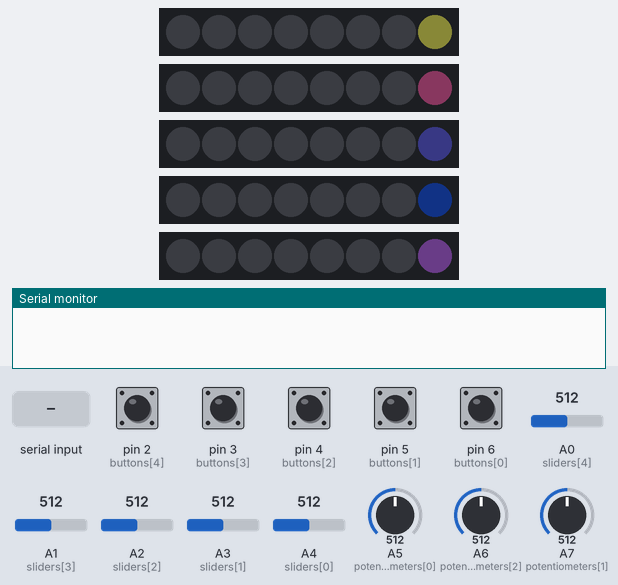
The sketch below on a simulated Arduino Nano, built with avr-gcc and run on an emulated ATmega328P. Parts: 5 × 8 RGB LEDs in strip order, left to right, the last lines printed to the serial monitor. Inputs (shaded band) come from the test bench; at power-on: pin 2 (buttons[4]), pin 3 (buttons[3]), pin 4 (buttons[2]), pin 5 (buttons[1]), pin 6 (buttons[0]) LOW, A0 (sliders[4]) = 512, A3 (sliders[1]) = 512, A1 (sliders[3]) = 512, A4 (sliders[0]) = 512, A2 (sliders[2]) = 512, A5 (potentiometers[0]) = 512, A6 (potentiometers[2]) = 512, A7 (potentiometers[1]) = 512. Dim RGB values are drawn brighter than linear.

Above: at 0.9 s.
1.0 s: byte 63 (63) received over Serial
At 1.8 s:
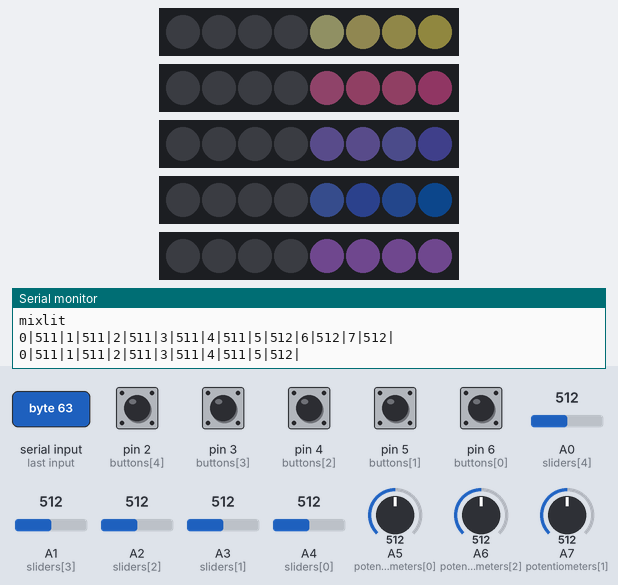
2.7 s: A0 (sliders[4]) set to 716
At 3.4 s:
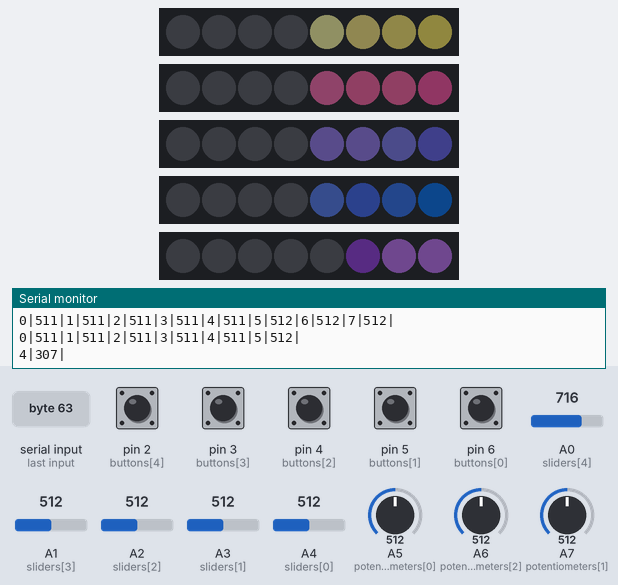
4.2 s: A3 (sliders[1]) set to 306
At 4.6 s:
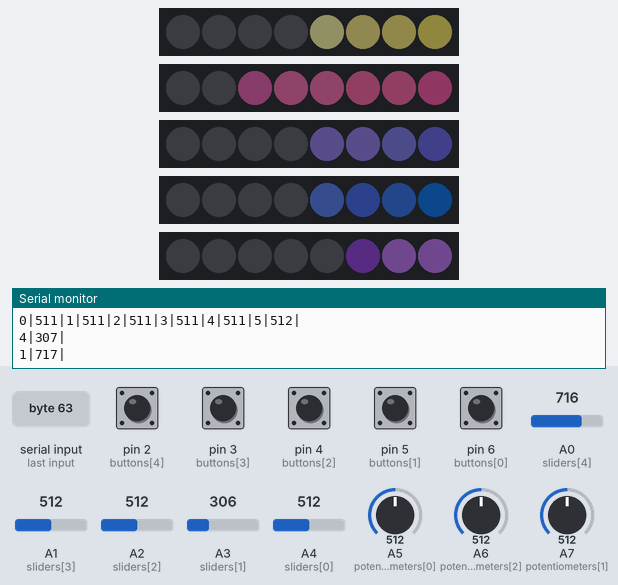
5.7 s: A1 (sliders[3]) set to 306
At 6.9 s:
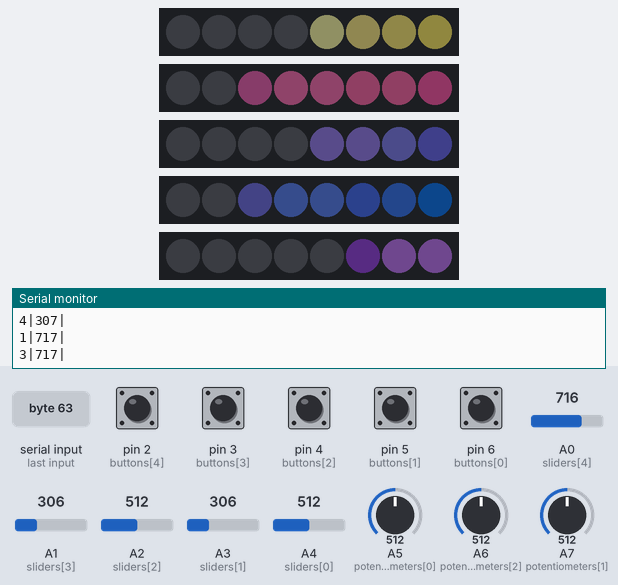
7.2 s: A4 (sliders[0]) set to 306
At 8.0 s:
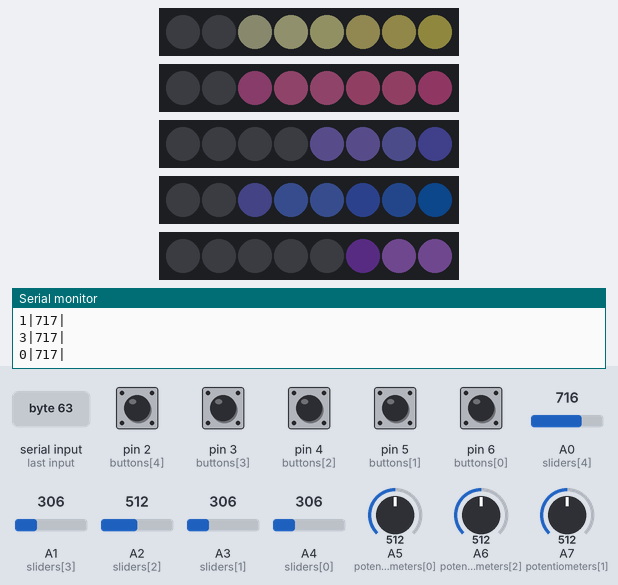
8.7 s: A2 (sliders[2]) set to 992
At 9.2 s:
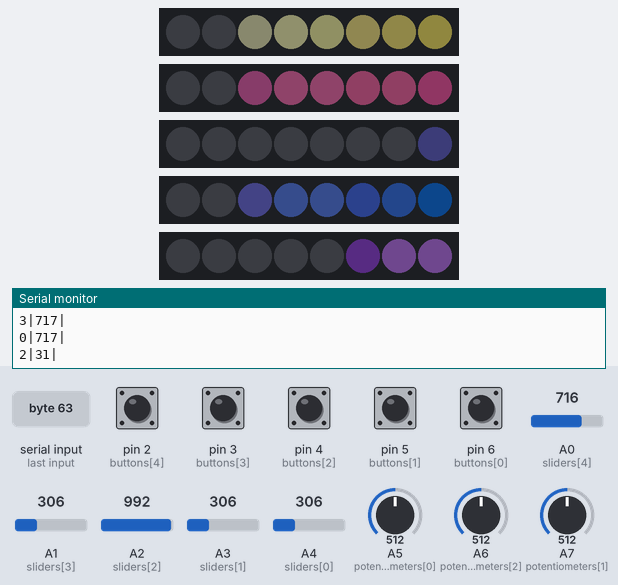
Timing chart, 0 to 11.2 s (numbered marks = the images above; inputs shaded):
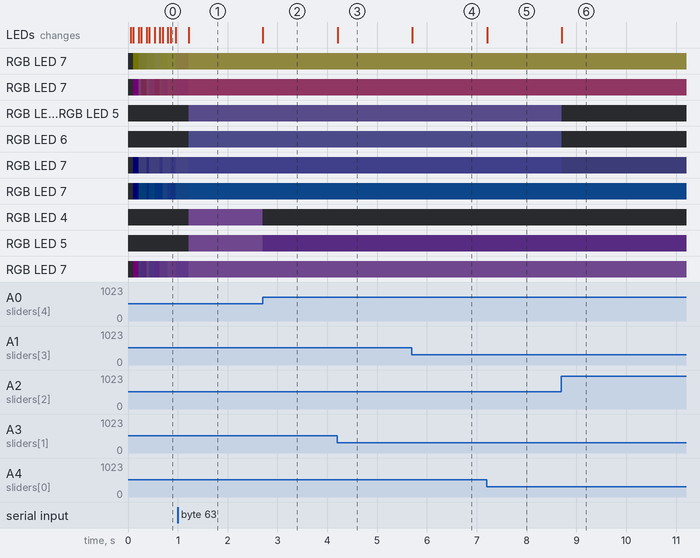

The sketch:

MixLitFirmware.ino
```cpp
/*
MixLit Firmware V2

For Arduino Nano

Authors: Sam Mantell, Goddeh
GitHub: @SamMantell, @Goddeh1

This program is the firmware for the MixLit, it is responsible for taking slider OUTPUTs, sending them to a PC over serial.

Example of changing a slider colour pallete
This would change slider 1 to be a red to yellow gradient with no animation
10FFAA00FF9B00FF8C00FF7B00FF6900FF5400FF3A00FF0000

*/

#include "definitions.h"
#include "mixlit.hpp"

mixlit mixlit;


void setup()
{
  mixlit.initialize();

  mixlit.awaitConnection();
}

void loop()
{
  mixlit.serialHandler();

  mixlit.readStates();

  mixlit.denoiseAndBuildString();

  if (mixlit.stringToSendToSoftware != "")
  {
    Serial.println(mixlit.stringToSendToSoftware);
  }

  FastLED.show();
}
```

definitions.h
```cpp
// definitions for the MixLit

#define NUM_OF_SLIDERS 5
#define NUM_OF_POTENTIOMETERS 3/*2*/
#define NUM_OF_LED_STRIPS 5
#define NUM_OF_LEDS_PER_STRIP 8
#define NUM_OF_BUTTONS 5

#define SLIDER_DENOISE 5
#define POTENTIOMETER_DENOISE 5

#define STRING_PRODUCT "TEST"
```

mixlit.hpp
```cpp
#include <FastLED.h>
#include "definitions.h"

#include <List.hpp>

class mixlit {
  public:
    const int sliders[NUM_OF_SLIDERS] = {A4, A3, A2, A1, A0};
    const int potentiometers[NUM_OF_POTENTIOMETERS] = {A5, A7, A6};
    const int ledStrips[NUM_OF_LED_STRIPS] = {11, 10, 9, 8, 7};
    const int buttons[NUM_OF_BUTTONS] = {6, 5, 4, 3, 2};
    const String buttonNames[NUM_OF_BUTTONS] = {"A", "B", "C", "D", "E"};

    int previousSliderState[NUM_OF_SLIDERS];
    int currentSliderState[NUM_OF_SLIDERS];

    int currentPotentiometerState[NUM_OF_POTENTIOMETERS];
    int previousPotentiometerState[NUM_OF_POTENTIOMETERS];

    bool previousButtonState[NUM_OF_BUTTONS];
    bool currentButtonState[NUM_OF_BUTTONS];

    CRGB leds[NUM_OF_LED_STRIPS][NUM_OF_LEDS_PER_STRIP];

    bool isAnimated = false;
    uint8_t ColorIndex;
    int colorIndexOffset;

    int sliderToChange;

    bool isConnected;

    bool needsUpdating = false;

    String serialCommand;
    List<String> serialCommandBuffer;

    uint8_t loadingValue = 0;
    bool loadingUp = true;

    uint32_t HEX_VALUE[16];
    int SliderToChange;

    String stringToSendToSoftware = "";

    CRGBPalette16 All_ColorPallete[NUM_OF_LED_STRIPS] =
    {
      CRGBPalette16   (
                        0xfffdf0, 0xfffbde, 0xfff8cd,  0xfff5bb, 0xfff3a9, 0xfff096, 0xffed84,  0xffea70,
                        0xFFFFFF, 0xFFFFFF, 0xFFFFFF,  0xFFFFFF, 0xFFFFFF, 0xFFFFFF, 0xFFFFFF,  0xFFFFFF
                      ),
      CRGBPalette16   (
                        0xea81b2, 0xeb7eb1, 0xed7ab0,  0xee77af, 0xef73ae, 0xf170ad, 0xf26cac,  0xf368ab,
                        0xFFFFFF, 0xFFFFFF, 0xFFFFFF,  0xFFFFFF, 0xFFFFFF, 0xFFFFFF, 0xFFFFFF,  0xFFFFFF
                      ),
      CRGBPalette16   (
                        0x917cbb, 0x8a76b9, 0x8371b7,  0x7b6cb5, 0x7367b3, 0x6b62b1, 0x625daf,  0x5958ad,
                        0xFFFFFF, 0xFFFFFF, 0xFFFFFF,  0xFFFFFF, 0xFFFFFF, 0xFFFFFF, 0xFFFFFF,  0xFFFFFF
                      ),
      CRGBPalette16   (
                        0x797edc, 0x6f79d8, 0x6574d4,  0x5a6fcf, 0x4e6acb, 0x4165c7, 0x3260c2,  0x1e5bbe,
                        0xFFFFFF, 0xFFFFFF, 0xFFFFFF,  0xFFFFFF, 0xFFFFFF, 0xFFFFFF, 0xFFFFFF,  0xFFFFFF
                      ),
      CRGBPalette16   (
                        0xa96ae0, 0xa96ae0, 0xa96ae0,  0xa96ae0, 0xa96ae0, 0xa96ae0, 0xa96ae0,  0xa96ae0,
                        0xFFFFFF, 0xFFFFFF, 0xFFFFFF,  0xFFFFFF, 0xFFFFFF, 0xFFFFFF, 0xFFFFFF,  0xFFFFFF
                      )
    };

    void setLEDs(int iCurrentValue, int ledStrip)
    {
      if (isAnimated)
      {
        colorIndexOffset++;
      }
      else
      {
        colorIndexOffset = 0;
      }

      // this will take the 10 bit value from the slider, and use bitshift and remainder calculation to get the number of leds on and the brightness of the final one.
      uint8_t iNumOfLedsOn = iCurrentValue >> 7;
      uint8_t iFinalLedBrightness = (iCurrentValue % 128) << 1;

      for (int i = 0; i < 8; i++)
      {
        ColorIndex = 16*i + colorIndexOffset;

        if (i == (NUM_OF_LEDS_PER_STRIP - 1 - iNumOfLedsOn))        leds[ledStrip][i] = ColorFromPalette( All_ColorPallete[ledStrip], ColorIndex, iFinalLedBrightness);

        else if (i > (NUM_OF_LEDS_PER_STRIP - 1 - iNumOfLedsOn))    leds[ledStrip][i] = ColorFromPalette( All_ColorPallete[ledStrip], ColorIndex, 255);

        else                                                        leds[ledStrip][i] = ColorFromPalette( All_ColorPallete[ledStrip], ColorIndex, 0);
      }
      if (isAnimated) delay(5);
    }

    void serialHandler()
    {
      while (Serial.available() > 0)
      {
        char incomingChar = Serial.read();
        if (incomingChar != 10 && incomingChar != 63 && incomingChar != 33 && incomingChar != 32 && incomingChar != 9) serialCommand += incomingChar;
        if (incomingChar == 33)
        {
          if (serialCommand == "")
          {
            Serial.println("ping");
          }
          else
          {
            //Serial.println(serialCommand);
            serialCommandBuffer.add(serialCommand);
            //Serial.println(serialCommandBuffer.get(0));
            // readDataSetLEDs(serialCommand);
            serialCommand = "";
          }
        }
      }

      while (serialCommandBuffer.getSize() != 0)
      {
        readDataSetLEDs(serialCommandBuffer.get(0));
        // Serial.println(serialCommandBuffer.get(0));
        serialCommandBuffer.removeFirst();
      }
    }

    void readDataSetLEDs(String serialDataFromPC)
    {
      // Serial.println(serialDataFromPC);

      SliderToChange = strtol(serialDataFromPC.substring(0,1).c_str(), NULL, 16);
      isAnimated = bool(strtol(serialDataFromPC.substring(1,2).c_str(), NULL, 16));
      // Serial.println("setting led strip " + String(SliderToChange) + " and setting animation to " + String (isAnimated));

      for (int i = 0; i < 16; i++)
      {
        HEX_VALUE[i] = strtol(serialDataFromPC.substring(2+i*6, 8+i*6).c_str(), NULL, 16);
      }

      All_ColorPallete[SliderToChange] =
      {
        CRGBPalette16   (
                            HEX_VALUE[0], HEX_VALUE[1], HEX_VALUE[2],  HEX_VALUE[3], HEX_VALUE[4], HEX_VALUE[5], HEX_VALUE[6],  HEX_VALUE[7],
                            HEX_VALUE[8], HEX_VALUE[9], HEX_VALUE[10],  HEX_VALUE[11], HEX_VALUE[12], HEX_VALUE[13], HEX_VALUE[14],  HEX_VALUE[15]
                        )
      };

      needsUpdating = true;
    }

    void initialize()
    {
      Serial.begin(38400);

      for (int i = 0; i > NUM_OF_SLIDERS; i++)          pinMode(sliders[i], INPUT);
      for (int i = 0; i > NUM_OF_POTENTIOMETERS; i++)   pinMode(potentiometers[i], INPUT);
      for (int i = 0; i > NUM_OF_BUTTONS; i++)          pinMode(buttons[i], INPUT);

      FastLED.addLeds<WS2812, 11, GRB>(leds[0], NUM_OF_LEDS_PER_STRIP);
      FastLED.addLeds<WS2812, 10, GRB>(leds[1], NUM_OF_LEDS_PER_STRIP);
      FastLED.addLeds<WS2812, 9, GRB>(leds[2], NUM_OF_LEDS_PER_STRIP);
      FastLED.addLeds<WS2812, 8, GRB>(leds[3], NUM_OF_LEDS_PER_STRIP);
      FastLED.addLeds<WS2812, 7, GRB>(leds[4], NUM_OF_LEDS_PER_STRIP);
    }

    void awaitConnection()
    {
      while (true)
      {
        if (Serial.available())
        {
          char c = Serial.read();

          if (c == 63)
          {
              Serial.println("mixlit");
              FastLED.setBrightness(16);
              delay(200);

              needsUpdating = true;

              for (int i = 0; i < NUM_OF_SLIDERS; i++)
              {
                currentSliderState[i] = 1023 - analogRead(sliders[i]);
                previousSliderState[i] = currentSliderState[i];
                stringToSendToSoftware += i;
                stringToSendToSoftware += "|";
                stringToSendToSoftware += previousSliderState[i];
                stringToSendToSoftware += "|";
              }
              for (int i = 0; i < NUM_OF_POTENTIOMETERS; i++)
              {
                currentPotentiometerState[i] =  analogRead(potentiometers[i]);
                previousPotentiometerState[i] = currentPotentiometerState[i];
                stringToSendToSoftware += (i + NUM_OF_SLIDERS);
                stringToSendToSoftware += "|";
                stringToSendToSoftware += previousPotentiometerState[i];
                stringToSendToSoftware += "|";
              }

              Serial.println(stringToSendToSoftware);

              return;
          }
        }

        delay(50);
        for (int i = 0; i < NUM_OF_SLIDERS; i++)
        {
          if (loadingUp)
          {
            loadingValue++;
            if (loadingValue == 254) loadingUp = false;
          }
          else
          {
            loadingValue--;
            if (loadingValue == 0) loadingUp = true;
          }

          FastLED.setBrightness(loadingValue/8);
          setLEDs(128, i);
        }
        FastLED.show();
      }
    }

    void readStates()
    {
      for (int i = 0; i < NUM_OF_SLIDERS; i++)
      {
        currentSliderState[i] = 1023 - analogRead(sliders[i]);
      }
      for (int i = 0; i < NUM_OF_POTENTIOMETERS; i++)
      {
        currentPotentiometerState[i] =  analogRead(potentiometers[i]);
      }
      for (int i = 0; i < NUM_OF_BUTTONS; i++)
      {
        currentButtonState[i] = digitalRead(buttons[i]);
      }
    }

    void denoiseAndBuildString()
    {
      stringToSendToSoftware = "";

      for (int i = 0; i < NUM_OF_SLIDERS; i++)
      {
        if ((abs(currentSliderState[i] - previousSliderState[i]) > 5) || needsUpdating)
        {
          if (currentSliderState[i] > 1020)
          {
            currentSliderState[i] = 1023;
          }
          else if (currentSliderState[i] < 3)
          {
            currentSliderState[i] = 0;
          }

          setLEDs(currentSliderState[i], i);
        }

        if ((abs(currentSliderState[i] - previousSliderState[i]) > 5) || needsUpdating)
        {
          previousSliderState[i] = currentSliderState[i];
          stringToSendToSoftware += i;
          stringToSendToSoftware += "|";
          stringToSendToSoftware += previousSliderState[i];
          stringToSendToSoftware += "|";
        }
      }

      for (int i = 0; i < NUM_OF_POTENTIOMETERS; i++)
      {
        if ((abs(currentPotentiometerState[i] - previousPotentiometerState[i]) > 5) || needsUpdating)
        {
          if (currentPotentiometerState[i] > 1020)
          {
            currentPotentiometerState[i] = 1023;
          }
          else if (currentPotentiometerState[i] < 3)
          {
            currentPotentiometerState[i] = 0;
          }
        }
        if ((abs(currentPotentiometerState[i] - previousPotentiometerState[i]) > 5) || needsUpdating)
        {
          previousPotentiometerState[i] = currentPotentiometerState[i];
          stringToSendToSoftware += (i + NUM_OF_SLIDERS);
          stringToSendToSoftware += "|";
          stringToSendToSoftware += previousPotentiometerState[i];
          stringToSendToSoftware += "|";
          needsUpdating = false;
        }
      }

      for (int i = 0; i < NUM_OF_BUTTONS; i++)
      {
        if (currentButtonState[i] != previousButtonState[i])
        {
          previousButtonState[i] = currentButtonState[i];

          stringToSendToSoftware += buttonNames[i];
          stringToSendToSoftware += "|";
          stringToSendToSoftware += int(currentButtonState[i]);
          stringToSendToSoftware += "|";
        }
      }

    }
};
```

Measured:
- after the input at 1.0 s, the LEDs: change after 0.22 s (image 1)
- after the input at 2.7 s, RGB LED 4: RGB(11, 7, 14) → off at once; RGB LED 5: RGB(11, 7, 14) → RGB(4, 2, 6) at once; the LEDs: change at once (image 2)
- after the input at 4.2 s, the LEDs: change at once (image 3)
- after the input at 5.7 s, the LEDs: change at once (image 4)
- after the input at 7.2 s, the LEDs: change at once (image 5)
- after the input at 8.7 s, RGB LED 4, RGB LED 5: RGB(7, 6, 11) → off at once; RGB LED 6: RGB(6, 6, 11) → off at once; RGB LED 7: RGB(5, 5, 11) → RGB(1, 1, 2) at once; the LEDs: change at once (image 6)
